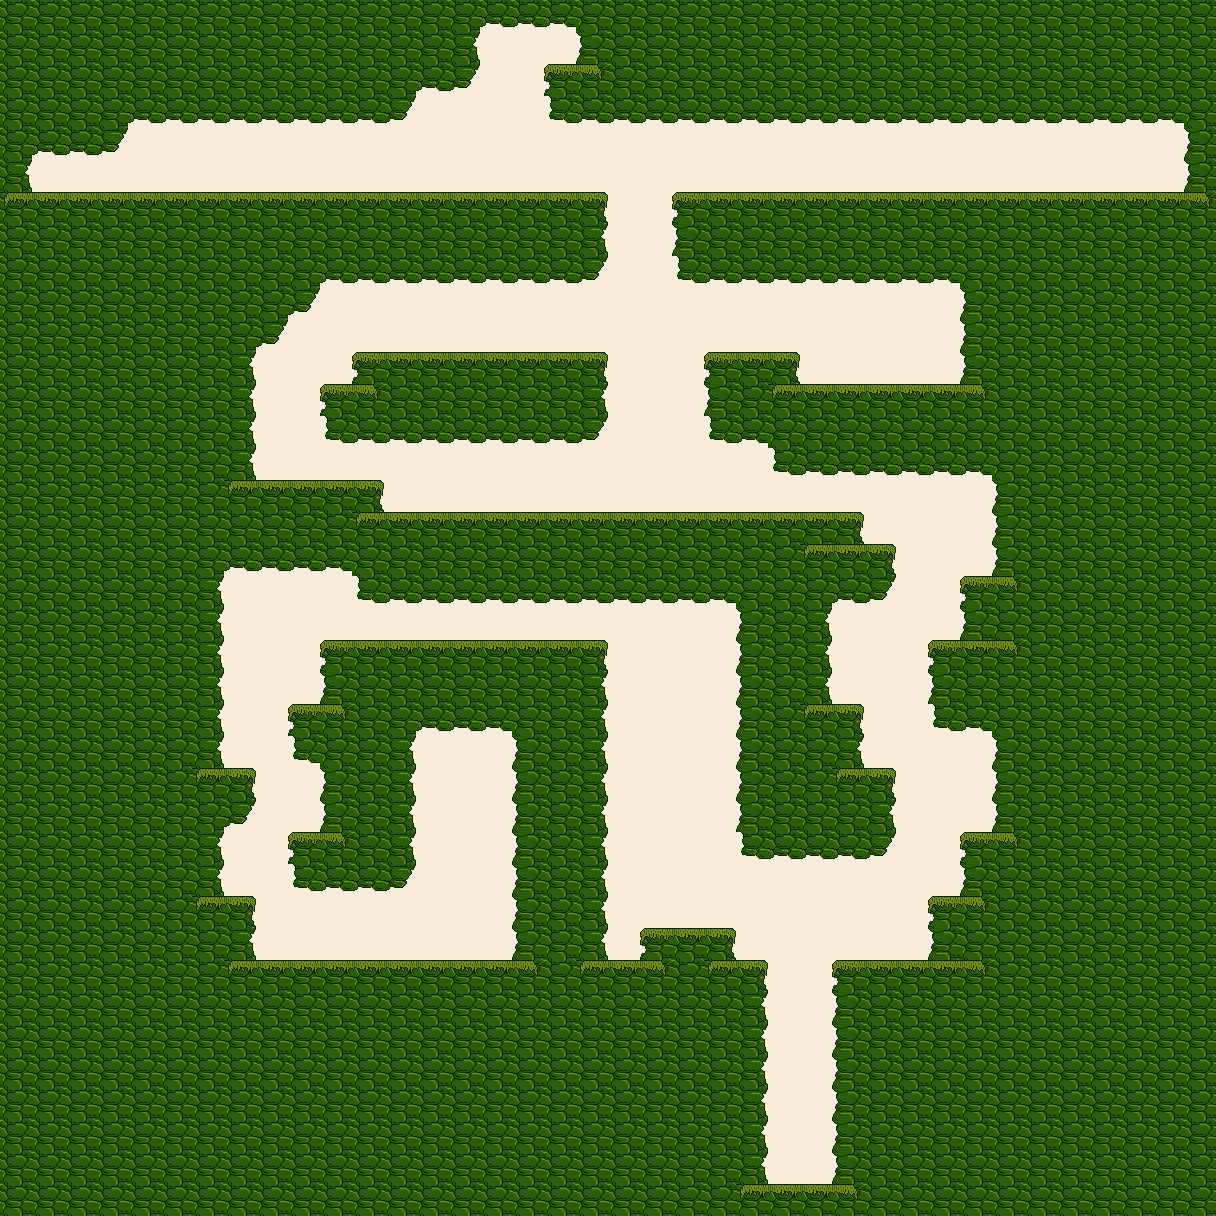

Rendered tile map (Tiled .tmx) drawn with the repository's tilesets; below, a short description and the map source with its tile grids summarised:
An orthogonal 38x38 tile map with 32x32 px tiles, 2 tile layers (sky, ground) and 9 objects (6x move, 2x char, action).

<map version="1.0" orientation="orthogonal" renderorder="right-down" width="38" height="38" tilewidth="32" tileheight="32" nextobjectid="58">
 <tileset firstgid="1" name="green" tilewidth="32" tileheight="32">
  <image source="../../src/img/green.png" width="256" height="256" />
  <terraintypes>
   <terrain name="gnd" tile="-1" />
  </terraintypes>
  <tile id="1" terrain="0,0,0,0" />
  <tile id="2" terrain=",,0,0" />
  <tile id="3" terrain=",,0," />
  <tile id="4" terrain=",,,0" />
  <tile id="5" terrain=",0,,0" />
  <tile id="6" terrain=",0,0,0" />
  <tile id="7" terrain="0,,0," />
  <tile id="8" terrain="0,,0,0" />
  <tile id="9" terrain="0,0,," />
  <tile id="11" terrain=",0,," />
  <tile id="12" terrain="0,,," />
  <tile id="16" terrain="0,0,0," />
  <tile id="17" terrain="0,0,,0" />
  <tile id="18">
   <objectgroup draworder="index" />
  </tile>
  <tile id="29">
   <animation>
    <frame tileid="29" duration="150" />
    <frame tileid="30" duration="150" />
    <frame tileid="31" duration="150" />
    <frame tileid="32" duration="150" />
   </animation>
  </tile>
  <tile id="33">
   <animation>
    <frame tileid="33" duration="100" />
    <frame tileid="34" duration="100" />
    <frame tileid="35" duration="100" />
   </animation>
  </tile>
 </tileset>
 <layer name="sky" width="38" height="38">
  <data>[1444 cells, 1444 non-empty, 1 distinct tile ids]</data>
 </layer>
 <layer name="ground" width="38" height="38">
  <properties>
   <property name="collidable" value="true" />
  </properties>
  <data>[1444 cells, 1091 non-empty, 11 distinct tile ids]</data>
 </layer>
 <objectgroup name="objects">
  <properties>
   <property name="collidable" value="true" />
  </properties>
  <object id="7" name="finish" type="action" gid="19" x="864" y="384" width="32" height="32" />
  <object id="28" name="shaman" type="char" x="544" y="32" width="32" height="32">
   <properties>
    <property name="controlled" value="true" />
   </properties>
  </object>
  <object id="39" name="flappyflap" type="char" x="800" y="352" width="32" height="32" />
  <object id="50" name="box" type="move" gid="16" x="736" y="352" width="32" height="32" />
  <object id="53" name="box" type="move" gid="16" x="480" y="352" width="32" height="32" />
  <object id="54" name="box" type="move" gid="16" x="480" y="512" width="32" height="32" />
  <object id="55" name="box" type="move" gid="16" x="480" y="192" width="32" height="32" />
  <object id="56" name="box" type="move" gid="16" x="512" y="160" width="32" height="32" />
  <object id="57" name="box" type="move" gid="16" x="512" y="192" width="32" height="32" />
 </objectgroup>
</map>